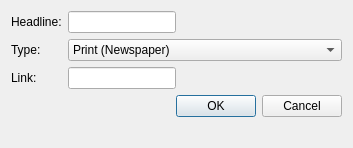
<?xml version="1.0" encoding="UTF-8"?>
<ui version="4.0">
 <class>Dialog</class>
 <widget class="QDialog" name="Dialog">
  <property name="geometry">
   <rect>
    <x>0</x>
    <y>0</y>
    <width>353</width>
    <height>148</height>
   </rect>
  </property>
  <property name="windowTitle">
   <string>Dialog</string>
  </property>
  <layout class="QFormLayout" name="formLayout">
   <item row="0" column="0">
    <widget class="QLabel" name="label">
     <property name="text">
      <string>Headline:</string>
     </property>
    </widget>
   </item>
   <item row="0" column="1">
    <widget class="QLineEdit" name="headlineEdit">
     <property name="sizePolicy">
      <sizepolicy hsizetype="Maximum" vsizetype="Fixed">
       <horstretch>0</horstretch>
       <verstretch>0</verstretch>
      </sizepolicy>
     </property>
    </widget>
   </item>
   <item row="1" column="0">
    <widget class="QLabel" name="label_2">
     <property name="text">
      <string>Type:</string>
     </property>
    </widget>
   </item>
   <item row="1" column="1">
    <widget class="QComboBox" name="typeComboBox">
     <item>
      <property name="text">
       <string>Print (Newspaper)</string>
      </property>
     </item>
     <item>
      <property name="text">
       <string>Media (Audio, Video)</string>
      </property>
     </item>
    </widget>
   </item>
   <item row="2" column="0">
    <widget class="QLabel" name="label_3">
     <property name="text">
      <string>Link:</string>
     </property>
    </widget>
   </item>
   <item row="2" column="1">
    <widget class="QLineEdit" name="linkEdit">
     <property name="sizePolicy">
      <sizepolicy hsizetype="Maximum" vsizetype="Fixed">
       <horstretch>0</horstretch>
       <verstretch>0</verstretch>
      </sizepolicy>
     </property>
    </widget>
   </item>
   <item row="3" column="0" colspan="2">
    <widget class="QDialogButtonBox" name="buttonBox">
     <property name="orientation">
      <enum>Qt::Horizontal</enum>
     </property>
     <property name="standardButtons">
      <set>QDialogButtonBox::Cancel|QDialogButtonBox::Ok</set>
     </property>
    </widget>
   </item>
  </layout>
 </widget>
 <resources/>
 <connections>
  <connection>
   <sender>buttonBox</sender>
   <signal>accepted()</signal>
   <receiver>Dialog</receiver>
   <slot>accept()</slot>
   <hints>
    <hint type="sourcelabel">
     <x>248</x>
     <y>254</y>
    </hint>
    <hint type="destinationlabel">
     <x>157</x>
     <y>274</y>
    </hint>
   </hints>
  </connection>
  <connection>
   <sender>buttonBox</sender>
   <signal>rejected()</signal>
   <receiver>Dialog</receiver>
   <slot>reject()</slot>
   <hints>
    <hint type="sourcelabel">
     <x>316</x>
     <y>260</y>
    </hint>
    <hint type="destinationlabel">
     <x>286</x>
     <y>274</y>
    </hint>
   </hints>
  </connection>
 </connections>
</ui>
